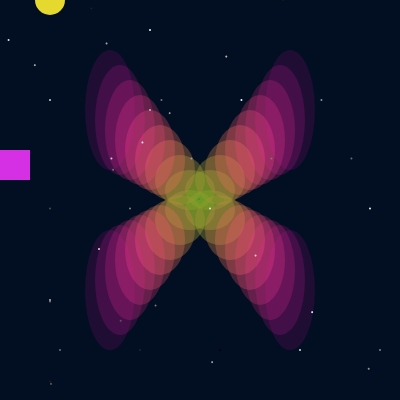
Frame 1 (no input)
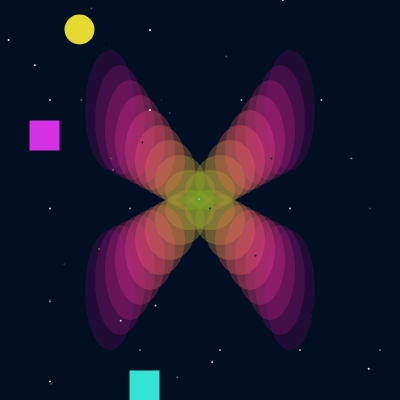
Frame 60 (no input)
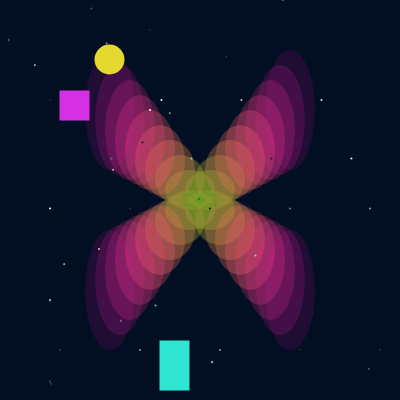
Frame 120 (the mouse pressed at the canvas centre since frame 60)

The p5.js sketch that drew these frames (run headless with seeded random() and noise() and a simulated clock; from frame 60 on, the mouse is pressed at the canvas centre):

// p5.js sketch
// ── sketch.js
/////////////////////////
//declare objects
////////////////////////

//floating objects
var spaceThing = {
  ax: 50,
  ay: 0,
  aw: 30,
  ah: 30,
  bx: 0,
  by: 150,
  cx: 100,
  cy: 400
}

//speed of objects
var speed = {
  a: .5,
  b: .5,
  c: .5
}

/////////////////////
// setup
/////////////////////

  
function setup() {
  createCanvas(400, 400);
}

function draw() {
  background(2, 14, 33);
  
  
//////////////////////////
// galaxy
//////////////////////////

for (let i = 10; i < 100; i = i+10){
  noStroke();
  fill(78+i*4, 191-i*2, 13+i*2, 120-i);
  ellipse((height/2)+i, (height/2)+i, 50, 30+i);
  ellipse((height/2)-i, (height/2)-i, 50, 30+i);
  ellipse((height/2)+i, (height/2)-i, 50, 30+i);
  ellipse((height/2)-i, (height/2)+i, 50, 30+i);
}

  
//////////////////////////
// twinkling stars //
/////////////////////////
  
//make a grid of stars in background with twinkling
//added different rotations to make stars look random
for (let x = 0; x < width; x = x + 20){
  translate(150, 200);
  rotate(PI/2);
  for (let y = 0; y < height; y = y + 50){
    translate(100, 100);
    rotate(PI/4);
    noStroke();
    fill(random(0,255));
    ellipse(x, y, 2, 2); 
  }
}


///////////////////////////
// floating objects//
//////////////////////////
  

//make spacethings move back and forth on and off the screen
  noStroke();
  var pad = 100;
  
  //space thing a (circle)
  fill(229, 217, 48);
  ellipse(spaceThing.ax, spaceThing.ay, 30, 30);
  
  spaceThing.ax = spaceThing.ax + speed.a;
  spaceThing.ay = spaceThing.ay + speed.a;
  
	if ((spaceThing.ax>= width+pad) || (spaceThing.ax<0-pad)) {
      speed.a = speed.a * -1;
      }
 
  //thing b (square)
  fill(214, 48, 229);
  rect(spaceThing.bx, spaceThing.by, 30, 30);
  spaceThing.bx = spaceThing.bx + speed.b;
  spaceThing.by = spaceThing.by - speed.b;
  
	if ((spaceThing.by>= height+pad) || (spaceThing.by<0-pad)) {
      speed.b = speed.b * -1;
      }
  
  //thing c (rectangle)
  fill(48, 229, 211);
  rect(spaceThing.cx, spaceThing.cy, 30, 50);
  spaceThing.cx = spaceThing.cx + speed.c;
  spaceThing.cy = spaceThing.cy - (speed.c);
  
	if ((spaceThing.cy>= height+pad) || (spaceThing.cy<0-pad)) {
      speed.c = speed.c * -1;
      }
 

}
